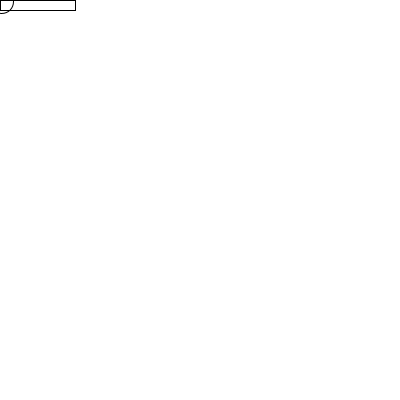
Frame 1 (no input)
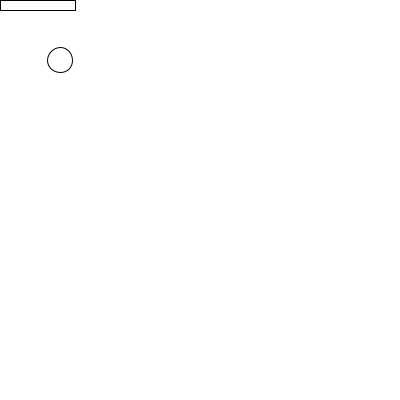
Frame 60 (the mouse pressed at the canvas centre just before this capture)
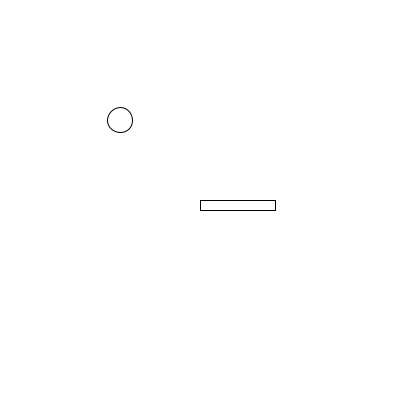
Frame 120 (the mouse held since frame 60 and released just before this capture)

The Processing sketch that drew these frames (run headless with seeded random() and noise(); from frame 60 on, the mouse is pressed at the canvas centre):

// Processing sketch: processing_141601
// ── processing_141601.pde

//variable for y position
float posY;
//variable for y direction
float dirY = 1;
//variable for x position
float posX;
//variable for x direction
float dirX = 1;

void setup(){
  size(400,400);
  background(255);
  smooth();
  posY = 0;
  posX = 0;
}

void draw(){
  background(255);
  posY += dirY;
  posX += dirX;
  //set ball to not leave screen
  if(posY > height){
    dirY = -dirY;
  }else if(posY < 0){
    dirY = -dirY;
  }else if(posX > width){
    dirX = -dirX;
  }else if(posX < 0){
    dirX = -dirX;
  }
  //paddle hit effect
  if(posY == mouseY){
    dirY = -(random(1,4));
  }else if(posY == mouseY){
    dirY = random(1,4);
  }else if(posX == mouseX){
    dirX = -(random(3,6));
  }else if(posX == mouseX){
    dirX = random(3,6);
  }
  ellipse(posX,posY,25,25);
  noFill();
  rect(mouseX,mouseY,75,10);
}
